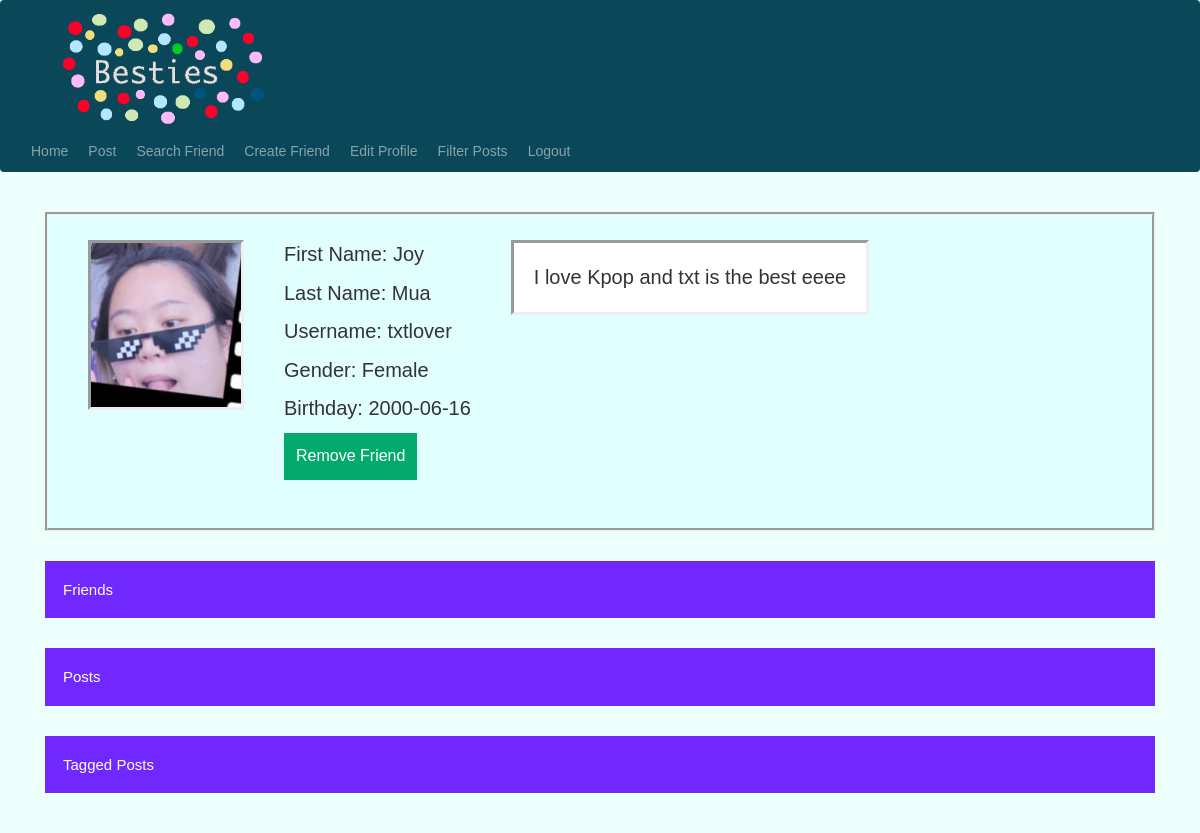
Screenshot of /user-home/view-friend-profile/3 (signed in) with the database file from the repository.
### setup/models.py (models this page shows)
class User(db.Model, UserMixin):
    id = db.Column(db.Integer, primary_key=True)
    email = db.Column(db.String(20), unique=True)
    username = db.Column(db.String(20), unique=True)
    password = db.Column(db.String(20))
    first_name = db.Column(db.String(20))
    middle_name = db.Column(db.String(20))
    last_name = db.Column(db.String(20))
    bio = db.Column(db.String(100))
    gender = db.Column(db.String(20))
    birthday = db.Column(db.String(20))
    profile_picture = db.Column(db.String(50))
    age = db.Column(db.Integer)
    posts = db.relationship('Post')
    friends_list = db.Column(MutableList.as_mutable(PickleType), default=[])
    friend_requests = db.relationship('FriendRequest')

### setup/features.py (the view)
@features.route('/user-home/view-friend-profile/<int:friend_id>', methods=['GET', 'POST'])
@login_required
def view_friend_profile(friend_id):
    friend = User.query.filter_by(id=friend_id).first()
    friends_of_friend = []
    for tmp_friend in friend.friends_list:
        tmp_user = User.query.filter_by(id=tmp_friend).first()
        friends_of_friend.append(tmp_user)
    return render_template('friend_page.html', friend=friend, user=current_user, friends_of_friend=friends_of_friend)

### setup/__init__.py (called while the page is built)
def create_app():
    app = Flask(__name__)
    app.config['SECRET KEY'] = 'iudsdbciud ccdoi'
    app.config['SQLALCHEMY_DATABASE_URI'] = f'sqlite:///{DB_NAME}'
    db.init_app(app)
    from .features import features
    from .authorization import authorization
    app.register_blueprint(features, url_prefix='/')
    app.register_blueprint(authorization, url_prefix='/')
    from .models import User
    with app.app_context():
        db.create_all()
    login_manager = LoginManager()
    login_manager.login_view = 'authorization.login'
    login_manager.init_app(app)
    @login_manager.user_loader
    def load_user(id):
        return User.query.get(int(id))
    return app

### setup/templates/friend_page.html (shortened to what this page needs)
{% extends "base.html" %}
{% block content %}
<div class="groove" align="left">
    <div class="image" style="float: left;">
        <img class="img-responsive" src="{{ url_for('features.send_image', filename=friend.profile_picture) }}" width="150" height="150">
    </div>
    <div class="text1" style="float: left;">
        <p>First Name: {{ friend.first_name }}</p>
        <p>Last Name: {{ friend.last_name }}</p>
        {% if friend.username is none %}
            <p>Friend Creation</p>
        {% else %}
            <p>Username: {{ friend.username }}</p>
        {% endif %}
        <p>Gender: {{ friend.gender }}</p>
        <p>Birthday: {{ friend.birthday }} </p>
        {% if friend.id in user.friends_list %}
            <form action="{{ url_for('features.remove_friend', friend_id=friend.id) }}" method="POST">
                <button style="float: left;" type="submit" class="btn-search">Remove Friend</button>
            </form>
            <p style="float: left; padding: 25px;"> </p>
        {% else %}
            <form action="{{ url_for('features.add_friend_from_friend', user_id=friend.id, curr_page_user_id=friend.id) }}" method="POST">
                <button type="submit" class="btn-search">Add Friend</button>
            </form>
        {% endif %}
    </div>
    {% if friend.username is not none %}
        <div class="text1" style="float: left;">
            <p class="bio">{{ friend.bio }}</p>
        </div>
    {% endif %}
</div>
{% if friend.friends_list|length != 0 %}
<p style="float: left; padding: 10px;"></p>
<button type="button" class="collapsible">Friends</button>
{% endif %}
{% if friend.posts|length != 0 %}
<p style="float: left; padding: 10px;"></p>
<button type="button" class="collapsible">Posts</button>
{% endif %}
{% set lst = [] %}
<p style="float: left; padding: 10px;"></p>
<button type="button" class="collapsible">Tagged Posts</button>
<body onload="loadSlides({{ lst|safe }})"></body>
<br />
<br />
<br />
{% endblock %}

### setup/static/style.css (style rules this page uses)
.text1 { font-size: 20px; padding-left: 40px; }
.groove { background-color: #E2FFFF; border-style: groove; padding-left: 40px; padding-top: 25px; padding-bottom: 15px; padding-right: 40px; }
.btn-search { background-color: #04AA6D; color: white; padding: 12px; font-size: 16px; border: none; cursor: pointer; }
.image { border-style: inset; }
.bio { padding: 20px; border-style: inset; background-color: white; }
* { box-sizing: border-box }
body { font-family: Verdana, sans-serif; margin:0 }
.collapsible { background-color: #7028FF; color: white; cursor: pointer; padding: 18px; width: 100%; border: none; text-align: left; outline: none; font-size: 15px; }

### rows the page displays
User: profile_picture (picture), first_name "Joy", last_name "Mua", username "txtlover", gender "Female", birthday "2000-06-16", bio "I love Kpop and txt is the best eeee"
